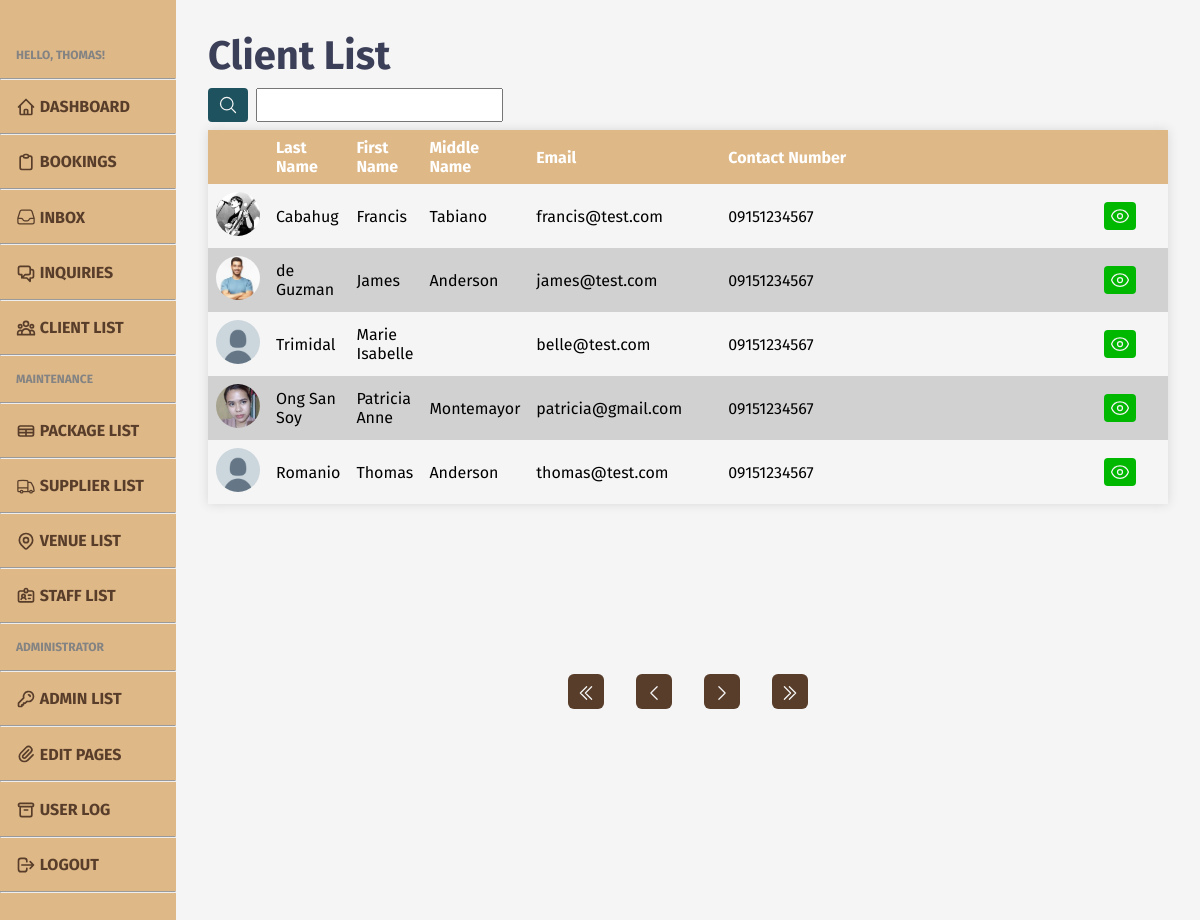
/admin/admin-clients.php (signed in), run on an earlier commit of the app's database.
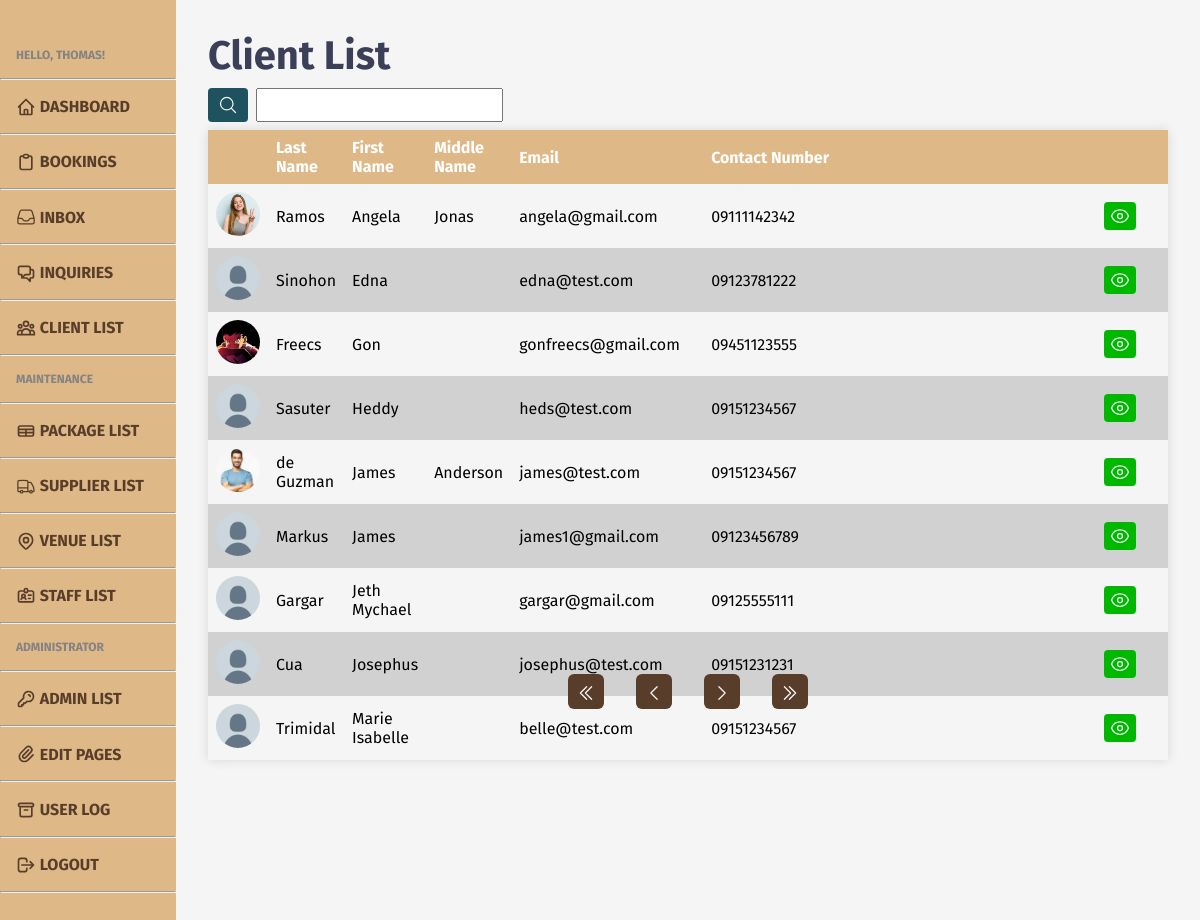
And on a later commit of the database.
### tables this page shows
CREATE TABLE `client` (
  `clnt_id` int(11) NOT NULL,
  `clnt_fn` varchar(50) NOT NULL,
  `clnt_mn` varchar(50) DEFAULT NULL,
  `clnt_ln` varchar(50) NOT NULL,
  `clnt_contno` varchar(11) DEFAULT NULL,
  `clnt_add` varchar(100) DEFAULT NULL,
  `clnt_email` varchar(100) NOT NULL,
  `clnt_pass` varchar(255) NOT NULL,
  `clnt_img` varchar(255) DEFAULT NULL
);

### admin/admin-clients.php (the view, shortened to what the changed rows need)
<?php
include '../includes/admin-head.php';
require '../db/database.php';
?>
<head>
    <link rel="stylesheet" href="../styles/admin/admin-upper.css">
</head>
<body>
    <?php
    include '../includes/admin-header.php';
    ?>
    <main class="content">
        <h1>Client List</h1>
        <div class="tbl-cont">
            <table style="width: 80vw;">
                <tr>
                    <th style="width: 3vw;"></th>
                    <th style="width: 6vw;">Last Name</th>
                    <th style="width: 6vw;">First Name</th>
                    <th style="width: 6vw;">Middle Name</th>
                    <th style="width: 16vw;">Email</th>
                    <th>Contact Number</th>
                    <th style="width: 3vw;"></th>
                </tr>
                <?php
                if (isset($_GET['search-submit'])) {
                    $queried = mysqli_real_escape_string($conn, preg_replace('/\s+/', ' ', trim($_GET['search'])));
                    if (strpos($queried, ", ")) {
                        $query = str_replace(", ", " ", $queried);
                        $keys = explode(" ", $query);
                    } else if (strpos($queried, ",")) {
                        $query = str_replace(",", " ", $queried);
                        $keys = explode(" ", $query);
                    } else {
                        $keys = explode(" ", $queried);
                    }
                    if (empty($queried)) {
                        unset($_COOKIE["search"]);
                        if (isset($_GET['pageno'])) {
                            $pageno = $_GET['pageno'];
                        } else {
                            $pageno = 1;
                        }
                        $no_of_records_per_page = 9;
                        $offset = ($pageno - 1) * $no_of_records_per_page;
                        $total_pages_sql = "SELECT COUNT(*) FROM client ORDER BY clnt_fn ASC";
                        $result = mysqli_query($conn, $total_pages_sql);
                        $total_rows = mysqli_fetch_array($result)[0];
                        $total_pages = ceil($total_rows / $no_of_records_per_page);
                        $sql = "SELECT * FROM client ORDER BY clnt_fn ASC LIMIT $offset, $no_of_records_per_page";
                        $res_data = mysqli_query($conn, $sql);
                        while ($row = mysqli_fetch_array($res_data)) { ?>
                            <tr>
                                <td>
                                    <div id="small-icon">
                                        <?php if ($row['clnt_img'] == NULL) { ?>
                                            <img src="../images/client/default.jpg">
                                        <?php } else { ?>
                                            <img src="../images/client/<?php echo $row['clnt_img']; ?>">
                                        <?php } ?>
                                    </div>
                                </td>
                                <td><?php echo $row['clnt_ln']; ?></td>
                                <td><?php echo $row['clnt_fn']; ?></td>
                                <td><?php echo $row['clnt_mn']; ?></td>
                                <td><?php echo $row['clnt_email']; ?></td>
                                <td><?php echo $row['clnt_contno']; ?></td>
                                <td class="btn">
                                    <form action="admin-clients-view.php?clnt_id=<?php echo $row['clnt_id']; ?>" method="post">
                                        <button name="view" id="view">
                                            <svg xmlns="http://www.w3.org/2000/svg" fill="none" viewBox="0 0 24 24" stroke-width="1.5" stroke="currentColor" class="w-6 h-6">
                                                <path stroke-linecap="round" stroke-linejoin="round" d="M2.036 12.322a1.012 1.012 0 010-.639C3.423 7.51 7.36 4.5 12 4.5c4.638 0 8.573 3.007 9.963 7.178.07.207.07.431 0 .639C20.577 16.49 16.64 19.5 12 19.5c-4.638 0-8.573-3.007-9.963-7.178z" />
                                                <path stroke-linecap="round" stroke-linejoin="round" d="M15 12a3 3 0 11-6 0 3 3 0 016 0z" />
                                            </svg>
                                        </button>
                                    </form>
                                </td>
                            </tr>
                        <?php }
                    } else {
                        $_COOKIE['search'] = $queried;
                        if (isset($_GET['pageno'])) {
                            $pageno = $_GET['pageno'];
                        } else {
                            $pageno = 1;
                        }
                        $no_of_records_per_page = 9;
                        $offset = ($pageno - 1) * $no_of_records_per_page;
                        $total_pages_sql = "SELECT COUNT(*) FROM client WHERE (clnt_fn LIKE '%$queried%' OR clnt_ln LIKE '%$queried%' OR clnt_email LIKE '%$queried%')";
                        foreach ($keys as $k) {
                            $total_pages_sql .= " OR clnt_fn LIKE '%$k%' OR clnt_ln LIKE '%$k%' OR clnt_email LIKE '%$k%'";
                        }
                        $result = mysqli_query($conn, $total_pages_sql);
                        $total_rows = mysqli_fetch_array($result)[0];
                        $total_pages = ceil($total_rows / $no_of_records_per_page);
                        $sql = "SELECT * FROM client WHERE (clnt_fn LIKE '%$queried%' OR clnt_ln LIKE '%$queried%' OR clnt_email LIKE '%$queried%')";
                        foreach ($keys as $k) {
                            $sql .= " OR clnt_fn LIKE '%$k%' OR clnt_ln LIKE '%$k%' OR clnt_email LIKE '%$k%'";
                        }
                        $sql .= "LIMIT $offset, $no_of_records_per_page";
                        $res_data = mysqli_query($conn, $sql);
                        while ($row = mysqli_fetch_array($res_data)) { ?>
                            <tr>
                                <td>
                                    <div id="small-icon">
                                        <?php if ($row['clnt_img'] == NULL) { ?>
                                            <img src="../images/client/default.jpg">
                                        <?php } else { ?>
                                            <img src="../images/client/<?php echo $row['clnt_img']; ?>">
                                        <?php } ?>
                                    </div>
                                </td>
                                <td><?php echo $row['clnt_ln']; ?></td>
                                <td><?php echo $row['clnt_fn']; ?></td>
                                <td><?php echo $row['clnt_mn']; ?></td>
                                <td><?php echo $row['clnt_email']; ?></td>
                                <td><?php echo $row['clnt_contno']; ?></td>
                                <td class="btn">
                                    <form action="admin-clients-view.php?clnt_id=<?php echo $row['clnt_id']; ?>" method="post">
                                        <button name="view" id="view">
                                            <svg xmlns="http://www.w3.org/2000/svg" fill="none" viewBox="0 0 24 24" stroke-width="1.5" stroke="currentColor" class="w-6 h-6">
                                                <path stroke-linecap="round" stroke-linejoin="round" d="M2.036 12.322a1.012 1.012 0 010-.639C3.423 7.51 7.36 4.5 12 4.5c4.638 0 8.573 3.007 9.963 7.178.07.207.07.431 0 .639C20.577 16.49 16.64 19.5 12 19.5c-4.638 0-8.573-3.007-9.963-7.178z" />
                                                <path stroke-linecap="round" stroke-linejoin="round" d="M15 12a3 3 0 11-6 0 3 3 0 016 0z" />
                                            </svg>
                                        </button>
                                    </form>
                                </td>
                            </tr>
                        <?php }
                    };
                } else {
                    if (isset($_GET['pageno'])) {
                        $pageno = $_GET['pageno'];
                    } else {
                        $pageno = 1;
                    }
                    $no_of_records_per_page = 9;
                    $offset = ($pageno - 1) * $no_of_records_per_page;
                    $sql = "SELECT * FROM client ORDER BY clnt_fn ASC LIMIT $offset, $no_of_records_per_page";
                    $res_data = mysqli_query($conn, $sql);
                    while ($row = mysqli_fetch_array($res_data)) { ?>
                        <tr>
                            <td>
                                <div id="small-icon">
                                    <?php if ($row['clnt_img'] == NULL) { ?>
                                        <img src="../images/client/default.jpg">
                                    <?php } else { ?>
                                        <img src="../images/client/<?php echo $row['clnt_img']; ?>">
                                    <?php } ?>
                                </div>
                            </td>
                            <td><?php echo $row['clnt_ln']; ?></td>
                            <td><?php echo $row['clnt_fn']; ?></td>
                            <td><?php echo $row['clnt_mn']; ?></td>
                            <td><?php echo $row['clnt_email']; ?></td>
                            <td><?php echo $row['clnt_contno']; ?></td>
                            <td class="btn">
                                <form action="admin-clients-view.php?clnt_id=<?php echo $row['clnt_id']; ?>" method="post">
                                    <button name="view" id="view">
                                    </button>
                                </form>
                            </td>
                        </tr>
                <?php };
                }
                ?>
            </table>
        </div>
    </main>
    </div>
</body>
</html>

What changed in the data, as far as the page shows it:
removed client: clnt_img (picture), clnt_ln "Cabahug", clnt_fn "Francis", clnt_mn "Tabiano", clnt_email "francis@test.com", clnt_contno "09151234567"
no longer on this page (row unchanged): client: clnt_img (picture), clnt_ln "Ong San Soy", clnt_fn "Patricia Anne", clnt_mn "Montemayor", clnt_email "patricia@gmail.com", clnt_contno "09151234567"
no longer on this page (row unchanged): client: clnt_ln "Romanio", clnt_fn "Thomas", clnt_mn "Anderson", clnt_email "thomas@test.com", clnt_contno "09151234567"
added client: clnt_img (picture), clnt_ln "Ramos", clnt_fn "Angela", clnt_mn "Jonas", clnt_email "angela@gmail.com", clnt_contno "09111142342"
added client: clnt_ln "Sinohon", clnt_fn "Edna", clnt_email "edna@test.com", clnt_contno "09123781222"
added client: clnt_img (picture), clnt_ln "Freecs", clnt_fn "Gon", clnt_email "gonfreecs@gmail.com", clnt_contno "09451123555"
added client: clnt_ln "Sasuter", clnt_fn "Heddy", clnt_email "heds@test.com", clnt_contno "09151234567"
added client: clnt_ln "Markus", clnt_fn "James", clnt_email "james1@gmail.com", clnt_contno "09123456789"
added client: clnt_ln "Gargar", clnt_fn "Jeth Mychael", clnt_email "gargar@gmail.com", clnt_contno "09125555111"
added client: clnt_ln "Cua", clnt_fn "Josephus", clnt_email "josephus@test.com", clnt_contno "09151231231"
